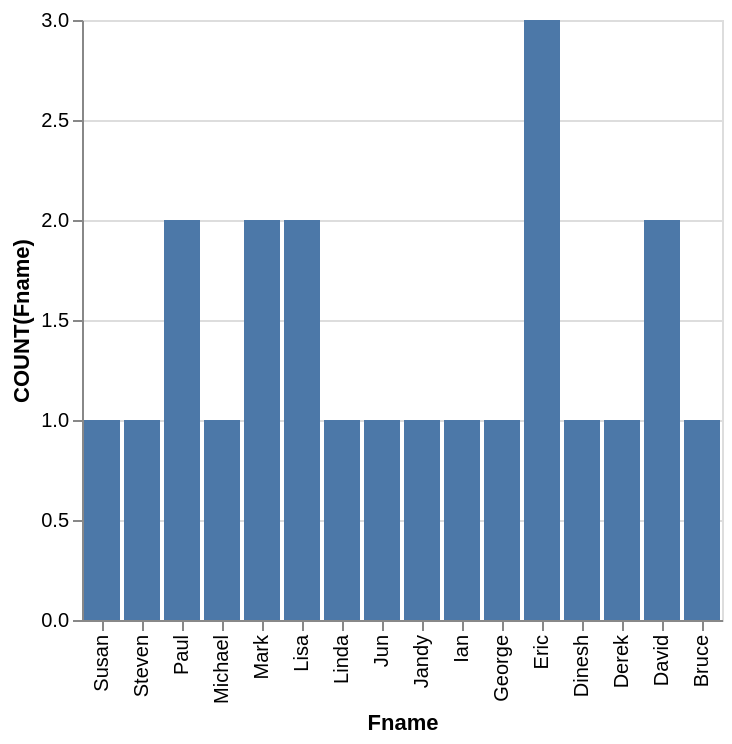

Express this chart as Vega-Lite.
### Vega-Lite specification from a JSON file in a GitHub repository (floating-point values rounded to 4 significant figures)
{"data": {"values": [{"x_data": "Susan", "y_data": 1}, {"x_data": "Steven", "y_data": 1}, {"x_data": "Paul", "y_data": 2}, {"x_data": "Michael", "y_data": 1}, {"x_data": "Mark", "y_data": 2}, {"x_data": "Lisa", "y_data": 2}, {"x_data": "Linda", "y_data": 1}, {"x_data": "Jun", "y_data": 1}, {"x_data": "Jandy", "y_data": 1}, {"x_data": "Ian", "y_data": 1}, {"x_data": "George", "y_data": 1}, {"x_data": "Eric", "y_data": 3}, {"x_data": "Dinesh", "y_data": 1}, {"x_data": "Derek", "y_data": 1}, {"x_data": "David", "y_data": 2}, {"x_data": "Bruce", "y_data": 1}]}, "mark": "bar", "encoding": {"x": {"field": "x_data", "type": "nominal", "title": "Fname", "sort": "descending"}, "y": {"field": "y_data", "type": "quantitative", "title": "COUNT(Fname)"}}}
